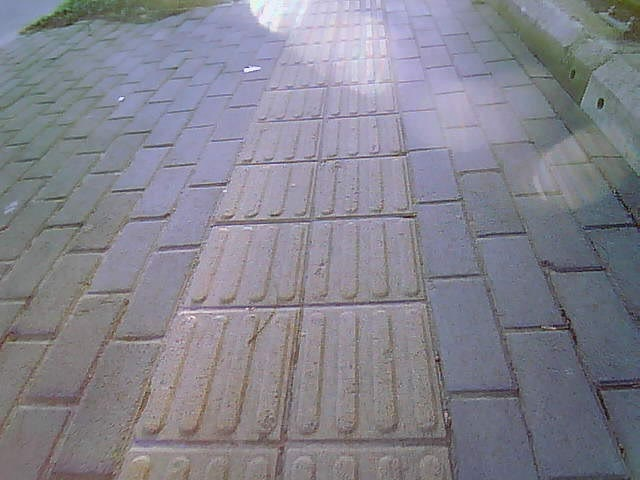
#> input picture images/out_blindroad3.jpg, 640 x 480 px, found by its file name
$ python generate_calibration_matrix.py
#> lines starting #> are read from the running program, lines starting #| are printed output that depends on the picture; after the words box and inside, x2 and y2 are one past the last pixel; in counts of white or black regions, pixels touching at a corner belong together
#> in calibration, img is the input picture: shape (480, 640, 3); mean B, G, R 141.3, 130.9, 131.7
import argparse
import cv2
import numpy as np
import matplotlib.pyplot as plt

from IPM_config import *
'''
注意事项：
- 在标定时尽可能占满画面，这样可以最大程度保证IPM还原的区域和效果
'''

def get_calibration_params(img, StandSquare_location):
    '''
    将记录的标定物体的坐标位置输入，进行逆透视变换
    '''
    # 标定
    # jpg中正方形标定物的四个角点(左上、右上、左下、右下),与变换后矩阵位置
    standard_loc = np.float32(StandSquare_location)
    for corner in standard_loc:
        cv2.circle(img, (int(corner[0]), int(corner[1])), 5, (0,0,255), -1) # 画出标定点坐标
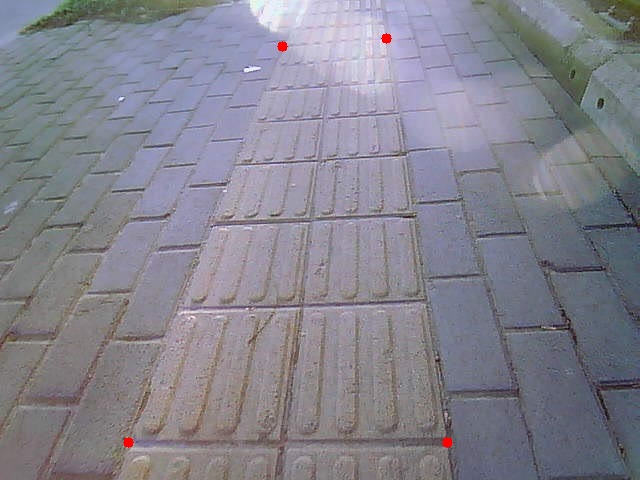
#> img: shape (480, 640, 3); 0.11% of pixels changed, all inside (x1, y1, x2, y2) = (123, 33, 453, 448)

    l_bot = standard_loc[0]
    r_bot = standard_loc[1]
    l_top = standard_loc[2]
    r_top = standard_loc[3]
    # 以最长边作为基线，即StandSquare的pixel尺寸
    standard_edge = (r_top[0] - l_top[0]) # 标定物最长边
    center_x = l_top[0] + (r_top[0] - l_top[0])/2
    center_y = l_top[1] + (r_top[1] - l_bot[1])/2

    left = center_x - standard_edge*StandSquare_num[0]/2 + Extra_pixel
    right = center_x + standard_edge*StandSquare_num[0]/2 + Extra_pixel
    bot = center_y - standard_edge*StandSquare_num[1]/2 + Extra_pixel
    top = center_y + standard_edge*StandSquare_num[1]/2 + Extra_pixel
    img_loc = np.float32([[left, bot],[right, bot],[left,top],[right,top]])

    # 生成透视变换矩阵
    transform_matrix = cv2.getPerspectiveTransform(standard_loc, img_loc)
#> transform_matrix = [[13.14, 22.47, -1356.5], [3.92, 44.34, -526.9], [0.00104, 0.00922, 1]]

    return img, transform_matrix

def calibration(args):
    '''
    calibrate the img by transform matrix
    '''
    img = cv2.imread(args.image)
    img, transform_matrix = get_calibration_params(img, StandSquare_location)
    # 逆透视变换
    calibrated_img = cv2.warpPerspective(img, transform_matrix, BevMap_size, borderMode=cv2.BORDER_TRANSPARENT)
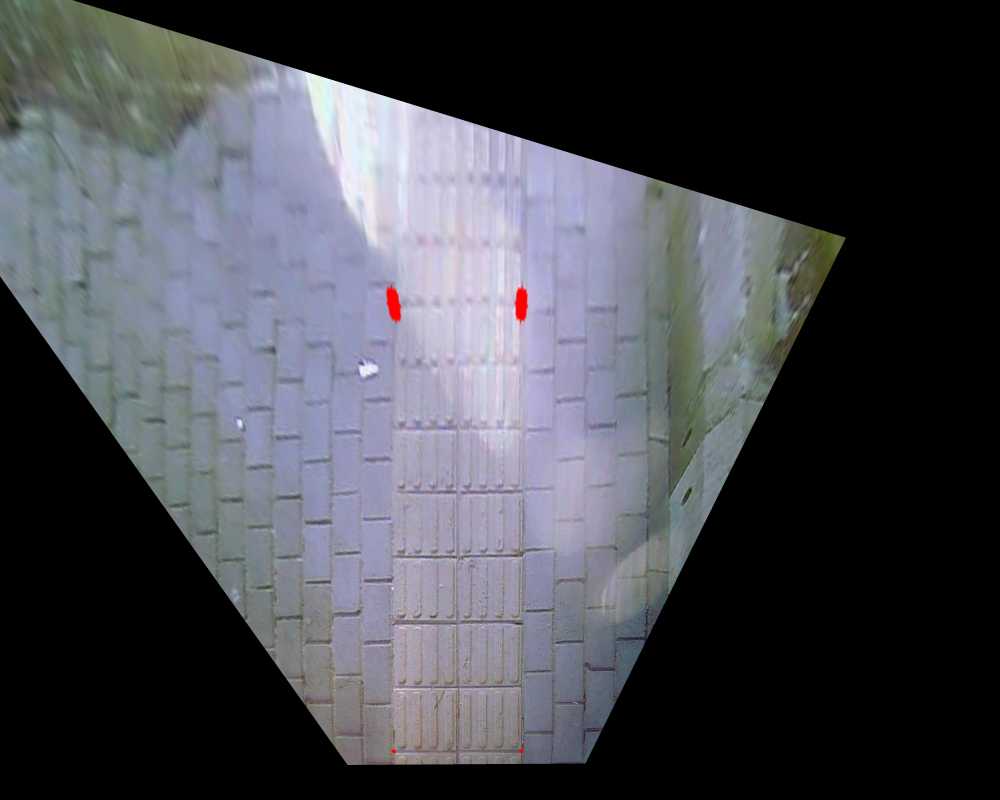
#> calibrated_img: shape (4000, 5000, 3) (shown at 1/5 size); mean B, G, R 78.9, 72.2, 70.8
    print(transform_matrix)
#| [[ 1.31415579e+01  2.24708417e+01 -1.35653414e+03]
#|  [ 3.91966829e+00  4.43438912e+01 -5.26893979e+02]
#|  [ 1.04343626e-03  9.22479823e-03  1.00000000e+00]]
    write_matrix(transform_matrix)

    plt.subplot(1,2,1)
    plt.title('original img')
    plt.imshow(img[:, :, ::-1]) # 将BGR转化为RGB
    plt.subplot(1,2,2)
    plt.title('IPM img')
    calibrated_img = cv2.resize(calibrated_img, (img.shape[1], img.shape[0]))
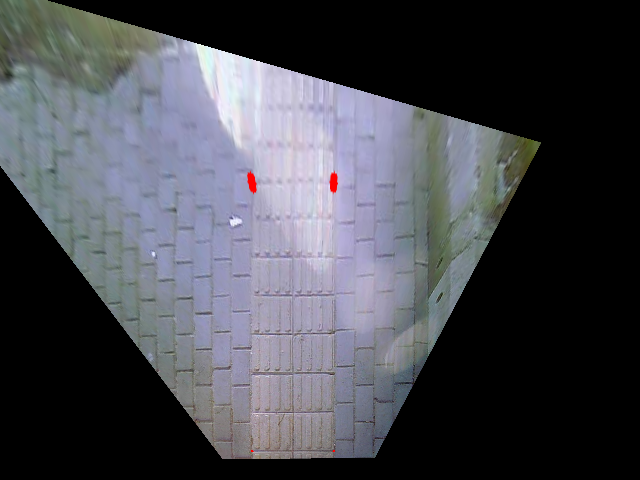
#> calibrated_img: shape (480, 640, 3); mean B, G, R 78.9, 72.2, 70.8
    plt.imshow(calibrated_img[:, :, ::-1])
    plt.show()
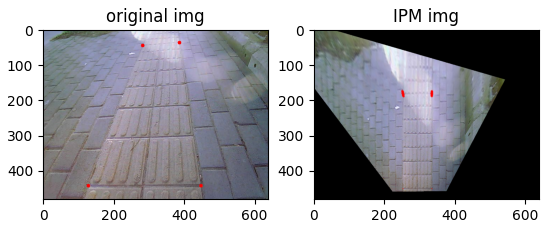
#> figure drawn by matplotlib, 2 panels

def write_matrix(matrix, save_dir="./"):
    import os
    np.save(os.path.join(save_dir,"transform_matrix.npy"), matrix)

if __name__ == '__main__':
    parser = argparse.ArgumentParser()

    parser.add_argument("-i", "--image",
                    default="images\out_blindroad3.jpg",
                    help="image to be celibrated")
    args = parser.parse_args()


    calibration(args)

$ run again, with images/out_blindroad1.jpg copied over images/out_blindroad3.jpg
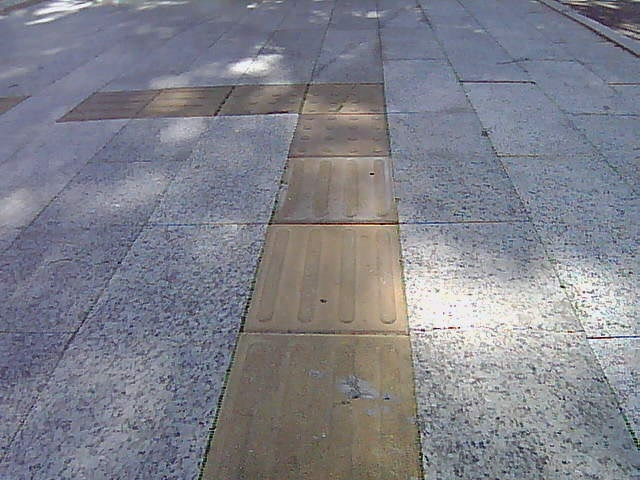
#> input picture images/out_blindroad1.jpg, 640 x 480 px, found by its file name
#> in calibration, img is the input picture: shape (480, 640, 3); mean B, G, R 138.7, 129, 127.7
#> after the loop in get_calibration_params, `for corner in standard_loc:`:
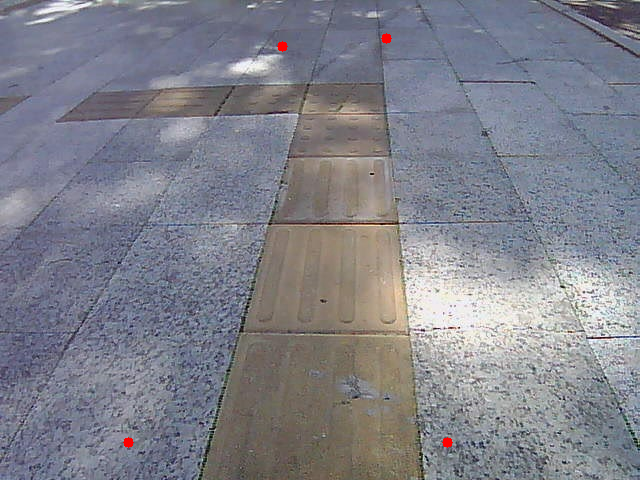
#> img: shape (480, 640, 3); 0.11% of pixels changed, all inside (x1, y1, x2, y2) = (123, 33, 453, 448)
#> in get_calibration_params, `transform_matrix = cv2.getPerspectiveTransform(standard_loc, img_loc)`: transform_matrix = [[13.14, 22.47, -1356.5], [3.92, 44.34, -526.9], [0.00104, 0.00922, 1]]
#| [[ 1.31415579e+01  2.24708417e+01 -1.35653414e+03]
#|  [ 3.91966829e+00  4.43438912e+01 -5.26893979e+02]
#|  [ 1.04343626e-03  9.22479823e-03  1.00000000e+00]]
#> in calibration, `plt.show()`:
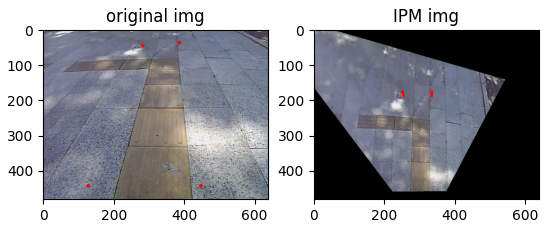
#> figure drawn by matplotlib, 2 panels

$ run again, with images/out_blindroad2.jpg copied over images/out_blindroad3.jpg
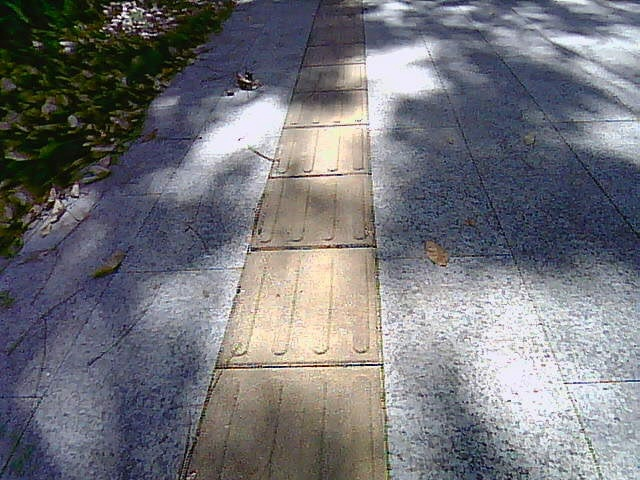
#> input picture images/out_blindroad2.jpg, 640 x 480 px, found by its file name
#> in calibration, img is the input picture: shape (480, 640, 3); mean B, G, R 121.5, 115.9, 115.3
#> after the loop in get_calibration_params, `for corner in standard_loc:`:
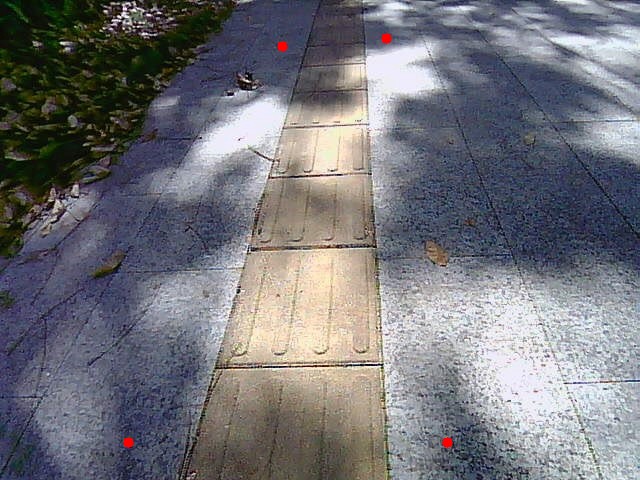
#> img: shape (480, 640, 3); 0.11% of pixels changed, all inside (x1, y1, x2, y2) = (123, 33, 453, 448)
#> in get_calibration_params, `transform_matrix = cv2.getPerspectiveTransform(standard_loc, img_loc)`: transform_matrix = [[13.14, 22.47, -1356.5], [3.92, 44.34, -526.9], [0.00104, 0.00922, 1]]
#| [[ 1.31415579e+01  2.24708417e+01 -1.35653414e+03]
#|  [ 3.91966829e+00  4.43438912e+01 -5.26893979e+02]
#|  [ 1.04343626e-03  9.22479823e-03  1.00000000e+00]]
#> in calibration, `plt.show()`:
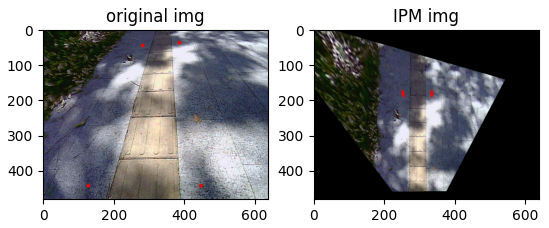
#> figure drawn by matplotlib, 2 panels
